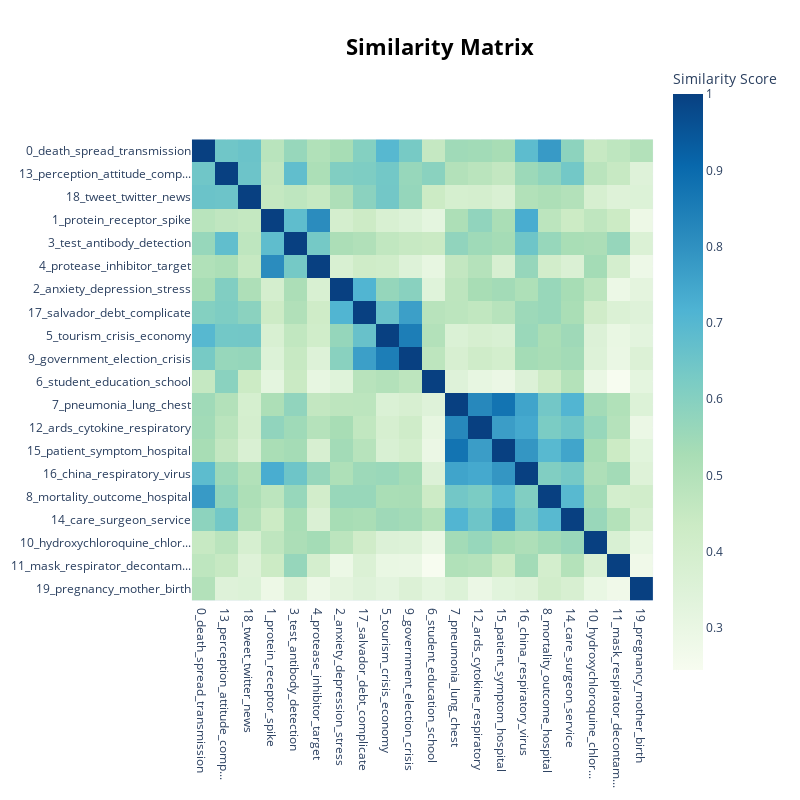

The notebook cell this image was saved under:
### Code cell
topic_model.visualize_heatmap(n_clusters=10, top_n_topics=20)

### Figure 1 — Plotly figure (JSON) as saved in the notebook; plotly's stock layout.template omitted (floating-point values rounded to 4 significant figures; data arrays with more than 128 entries replaced by an {"elided": "..."} marker saying what was removed)
{"data": [{"coloraxis": "coloraxis", "hovertemplate": "x: %{x}<br>y: %{y}<br>Similarity Score: %{z}<extra></extra>", "name": "0", "type": "heatmap", "x": ["0_death_spread_transmission", "13_perception_attitude_comp...", "18_tweet_twitter_news", "1_protein_receptor_spike", "3_test_antibody_detection", "4_protease_inhibitor_target", "2_anxiety_depression_stress", "17_salvador_debt_complicate", "5_tourism_crisis_economy", "9_government_election_crisis", "6_student_education_school", "7_pneumonia_lung_chest", "12_ards_cytokine_respiratory", "15_patient_symptom_hospital", "16_china_respiratory_virus", "8_mortality_outcome_hospital", "14_care_surgeon_service", "10_hydroxychloroquine_chlor...", "11_mask_respirator_decontam...", "19_pregnancy_mother_birth"], "xaxis": "x", "y": ["0_death_spread_transmission", "13_perception_attitude_comp...", "18_tweet_twitter_news", "1_protein_receptor_spike", "3_test_antibody_detection", "4_protease_inhibitor_target", "2_anxiety_depression_stress", "17_salvador_debt_complicate", "5_tourism_crisis_economy", "9_government_election_crisis", "6_student_education_school", "7_pneumonia_lung_chest", "12_ards_cytokine_respiratory", "15_patient_symptom_hospital", "16_china_respiratory_virus", "8_mortality_outcome_hospital", "14_care_surgeon_service", "10_hydroxychloroquine_chlor...", "11_mask_respirator_decontam...", "19_pregnancy_mother_birth"], "yaxis": "y", "z": {"elided": "20x20 float values"}}], "layout": {"coloraxis": {"colorbar": {"title": {"text": "Similarity Score"}}, "colorscale": [[0, "rgb(247,252,240)"], [0.125, "rgb(224,243,219)"], [0.25, "rgb(204,235,197)"], [0.375, "rgb(168,221,181)"], [0.5, "rgb(123,204,196)"], [0.625, "rgb(78,179,211)"], [0.75, "rgb(43,140,190)"], [0.875, "rgb(8,104,172)"], [1, "rgb(8,64,129)"]]}, "height": 800, "hoverlabel": {"bgcolor": "white", "font": {"family": "Rockwell", "size": 16}}, "legend": {"title": {"text": "Trend"}}, "margin": {"t": 60}, "showlegend": true, "title": {"font": {"color": "Black", "size": 22}, "text": "<b>Similarity Matrix", "x": 0.55, "xanchor": "center", "y": 0.95, "yanchor": "top"}, "width": 800, "xaxis": {"anchor": "y", "constrain": "domain", "domain": [0, 1], "scaleanchor": "y"}, "yaxis": {"anchor": "x", "autorange": "reversed", "constrain": "domain", "domain": [0, 1]}}}
